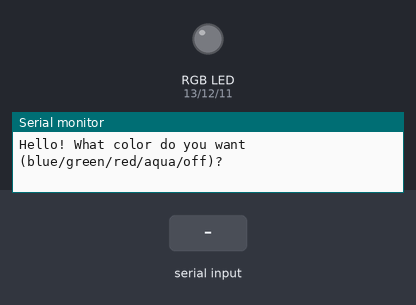
Recording of a sketch running on a simulated Arduino Uno, built with avr-gcc and run on an emulated ATmega328P. Shown: an RGB LED mixed from three pins (HIGH = lit), the last lines printed to the serial monitor. Inputs (shaded band) come from the test bench.

Above: at 1.2 s.
1.3 s: "blue" received over Serial
At 2.9 s:
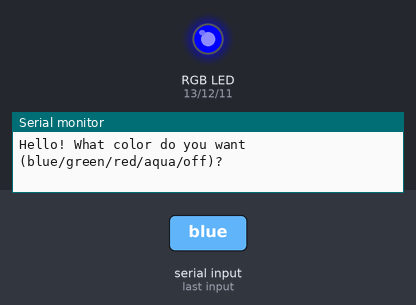
3.8 s: "green" received over Serial
At 6.0 s:
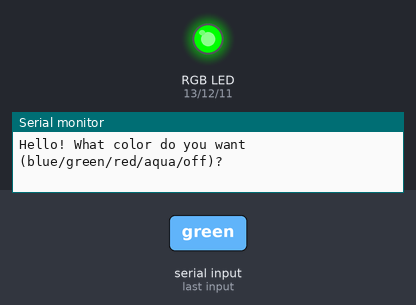
6.3 s: "red" received over Serial
At 7.9 s:
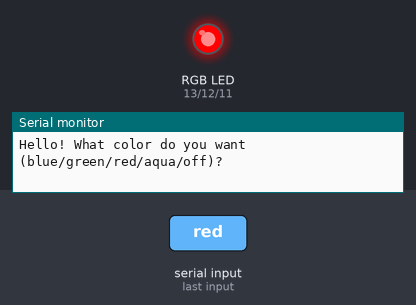
8.8 s: "aqua" received over Serial
At 11.0 s:
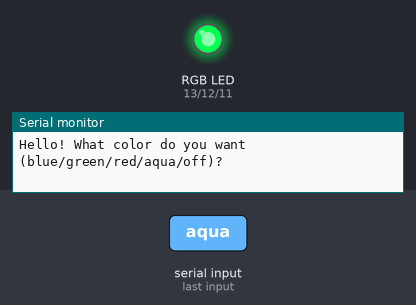
11.3 s: "blue" received over Serial
At 12.9 s:
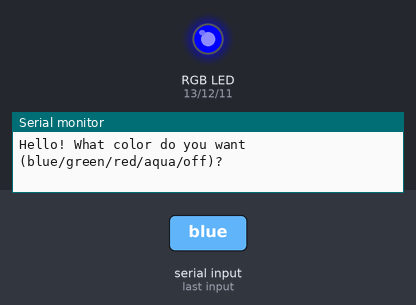
Timing chart, 0 to 14.4 s (numbered marks = the images above; inputs shaded):
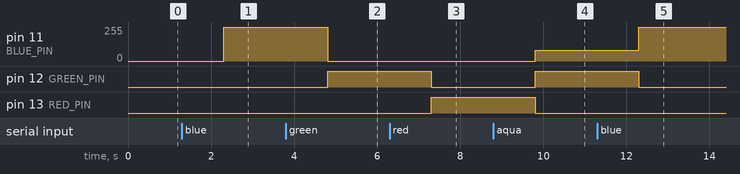

Measured:
- after the input at 1.3 s, pin 11 (BLUE_PIN): 0/255 → 255/255 after 1.0 s
- after the input at 3.8 s, pin 11 (BLUE_PIN): 255/255 → 0/255 after 1.0 s; pin 12 (GREEN_PIN): LOW → HIGH after 1.0 s
- after the input at 6.3 s, pin 12 (GREEN_PIN): HIGH → LOW after 1.0 s; pin 13 (RED_PIN): LOW → HIGH after 1.0 s
- after the input at 8.8 s, pin 11 (BLUE_PIN): 0/255 → 80/255 after 1.0 s; pin 12 (GREEN_PIN): LOW → HIGH after 1.0 s; pin 13 (RED_PIN): HIGH → LOW after 1.0 s
- after the input at 11.3 s, pin 11 (BLUE_PIN): 80/255 → 255/255 after 1.0 s; pin 12 (GREEN_PIN): HIGH → LOW after 1.0 s

The sketch:

20_rgb_led_expl.ino
```cpp
const int BLUE_PIN = 11;
const int GREEN_PIN = 12;
const int RED_PIN = 13;

void setup()
{
    Serial.begin(9600);
    pinMode(BLUE_PIN, OUTPUT);
    pinMode(GREEN_PIN, OUTPUT);
    pinMode(RED_PIN, OUTPUT);
}

void loop()
{
    Serial.println("Hello! What color do you want (blue/green/red/aqua/off)?");
    while (Serial.available() == 0)
    {
    };
    String color = Serial.readString();
    color.trim();

    if (color == "blue")
    {
        digitalWrite(BLUE_PIN, HIGH);
        digitalWrite(GREEN_PIN, LOW);
        digitalWrite(RED_PIN, LOW);
    }
    else if (color == "green")
    {
        digitalWrite(BLUE_PIN, LOW);
        digitalWrite(GREEN_PIN, HIGH);
        digitalWrite(RED_PIN, LOW);
    }
    else if (color == "red")
    {
        digitalWrite(BLUE_PIN, LOW);
        digitalWrite(GREEN_PIN, LOW);
        digitalWrite(RED_PIN, HIGH);
    }
    else if (color == "off")
    {
        digitalWrite(BLUE_PIN, LOW);
        digitalWrite(GREEN_PIN, LOW);
        digitalWrite(RED_PIN, LOW);
    }
    else if (color == "aqua")
    {
        analogWrite(BLUE_PIN, 80);
        analogWrite(GREEN_PIN, 255);
        digitalWrite(RED_PIN, LOW);
    }
    else
    {
        Serial.println("Error! Unknown color!");
        digitalWrite(BLUE_PIN, LOW);
        digitalWrite(GREEN_PIN, LOW);
        digitalWrite(RED_PIN, LOW);
    }
}
```
